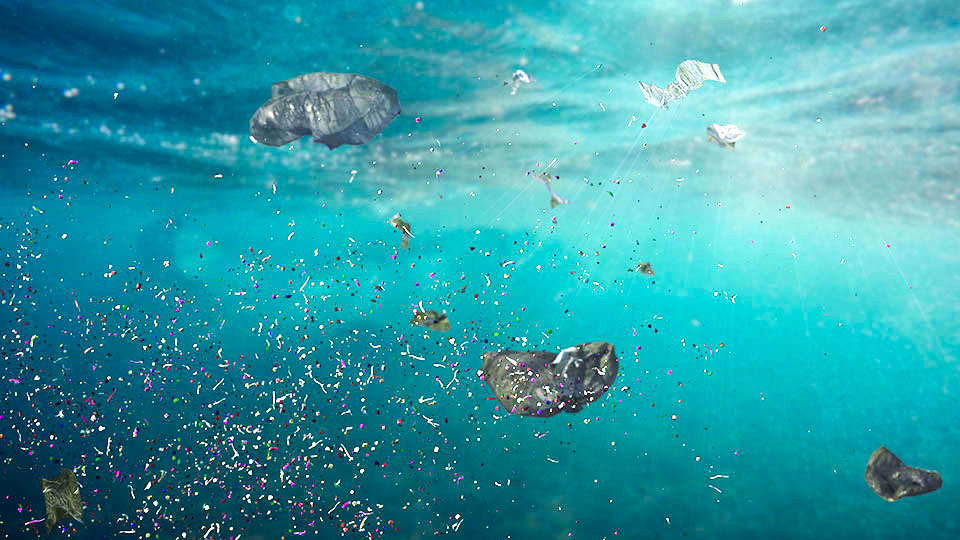
#> input picture img/1.jpg, 960 x 540 px
$ python -i webapp.py   (imports and definitions only)
#> lines starting #> are read from the running program, lines starting #| are printed output that depends on the picture; after the words box and inside, x2 and y2 are one past the last pixel; in counts of white or black regions, pixels touching at a corner belong together
from flask import Flask, render_template, request
import cv2
import os
import numpy as np

# [1 line not run here, left out]

UPLOAD_FOLDER = "static/uploads"
RESULT_FOLDER = "static/results"

# [1 line that did not run here, left out]
# [1 line that did not run here, left out]


def detect_microplastics(image_path, output_path):
#> called with image_path = 'img/1.jpg', output_path = 'out.png'
    image = cv2.imread(image_path)
#> image is the input picture: shape (540, 960, 3); mean B, G, R 166.7, 155.1, 47.2
    original = image.copy()

    gray = cv2.cvtColor(image, cv2.COLOR_BGR2GRAY)
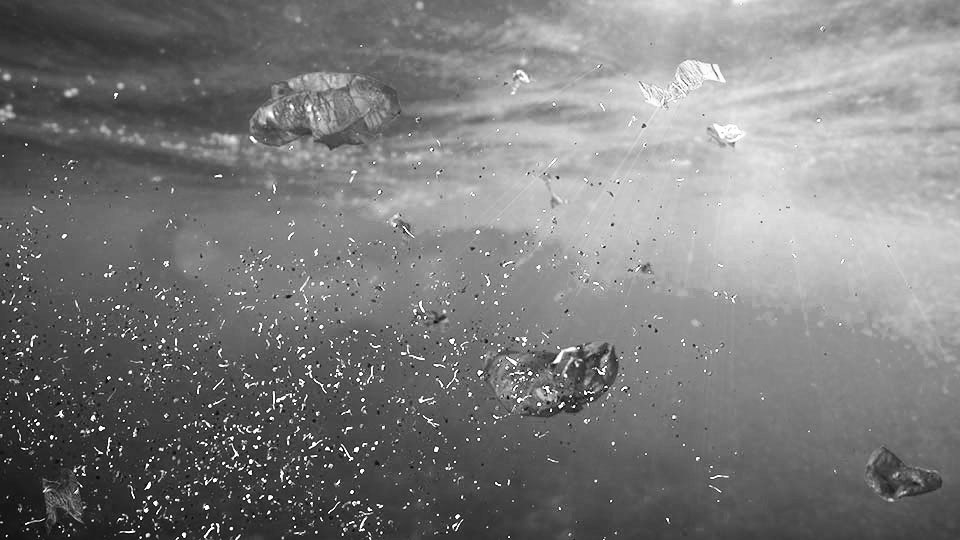
#> gray: shape (540, 960); min 1, max 255, mean 124.1
    blur = cv2.GaussianBlur(gray, (5, 5), 0)

    thresh = cv2.adaptiveThreshold(
        blur, 255,
        cv2.ADAPTIVE_THRESH_GAUSSIAN_C,
        cv2.THRESH_BINARY_INV,
        11, 2
    )
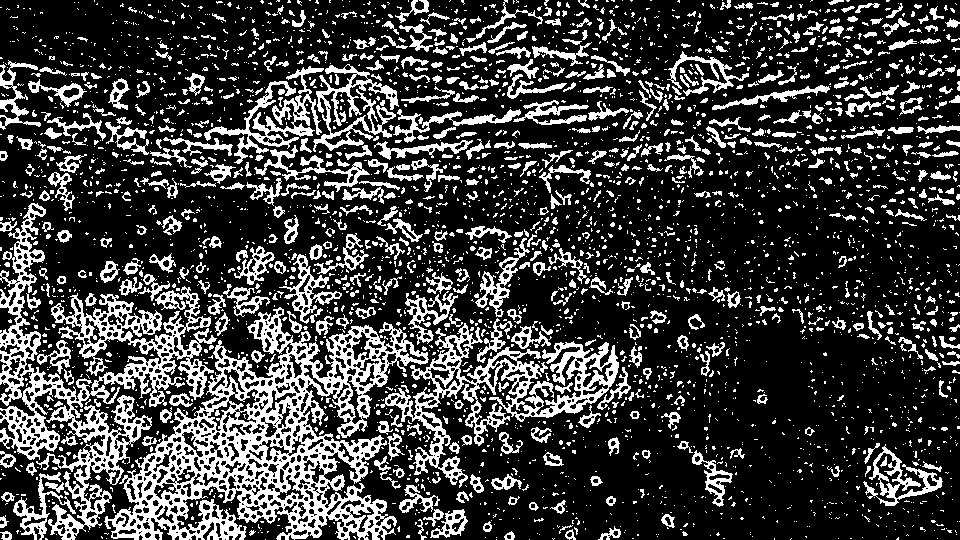
#> thresh: shape (540, 960); 24.3% white; 3537 white regions (2858 under 20 px), largest, box (x1, y1, x2, y2) and area: (104, 307, 429, 540) 24769, (0, 203, 217, 540) 16042, (380, 323, 619, 488) 8274

    edges = cv2.Canny(thresh, 50, 150)
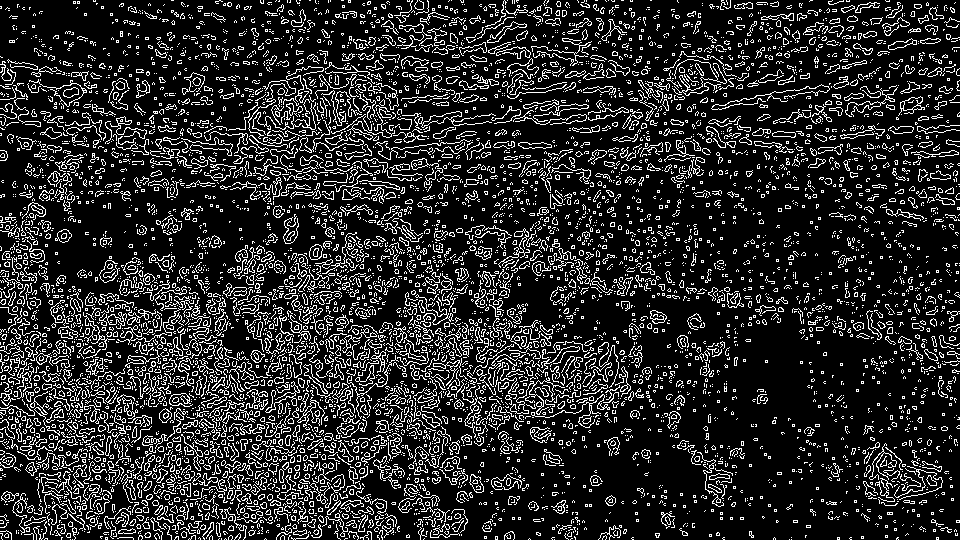
#> edges: shape (540, 960); 16.4% white in thin lines or dots

    contours, _ = cv2.findContours(edges, cv2.RETR_EXTERNAL, cv2.CHAIN_APPROX_SIMPLE)
#> contours = 6801 contours, 6407 with area under 20; largest, box (x1, y1, x2, y2) and area: (402, 111, 496, 130) 229, (898, 96, 925, 116) 216, (469, 474, 484, 493) 160, (309, 244, 323, 260) 155, (650, 310, 667, 324) 148

    count = 0

    for contour in contours:
        area = cv2.contourArea(contour)
        if area > 80:
            count += 1
            x, y, w, h = cv2.boundingRect(contour)
            cv2.rectangle(original, (x, y), (x+w, y+h), (0, 255, 0), 2)
#> this loop made 6801 passes
#> (area, x, y, w, h) on passes 730, 749, 890, 1177, 1396, 1520, 1594, 2198, 2270, 2343, 2377, 2459: (159.5, 469, 474, 15, 19), (87, 190, 473, 37, 27), (80.5, 25, 462, 14, 14), (98, 338, 440, 16, 22), (109.5, 229, 423, 36, 12), (81.5, 422, 414, 18, 14), (116.5, 159, 408, 13, 15), (140.5, 303, 364, 25, 30), (90, 433, 358, 35, 28), (85, 36, 353, 17, 13), (109, 250, 350, 15, 13), (120, 399, 343, 27, 18)
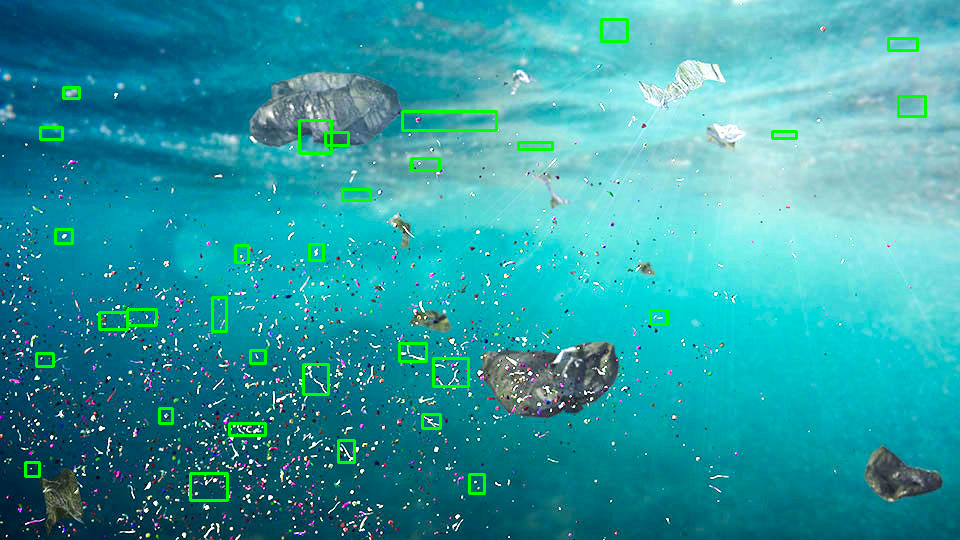
#> original: shape (540, 960, 3); 1.49% of pixels changed, all inside (x1, y1, x2, y2) = (24, 18, 927, 502)
#> after the loop, count = 31

    cv2.imwrite(output_path, original)

    return count


# [19 lines that did not run here, left out]


# [2 lines not run here, left out]

>>> result = detect_microplastics('img/1.jpg', 'out.png')
#> result = 31

$ run again, on img/2.jpg
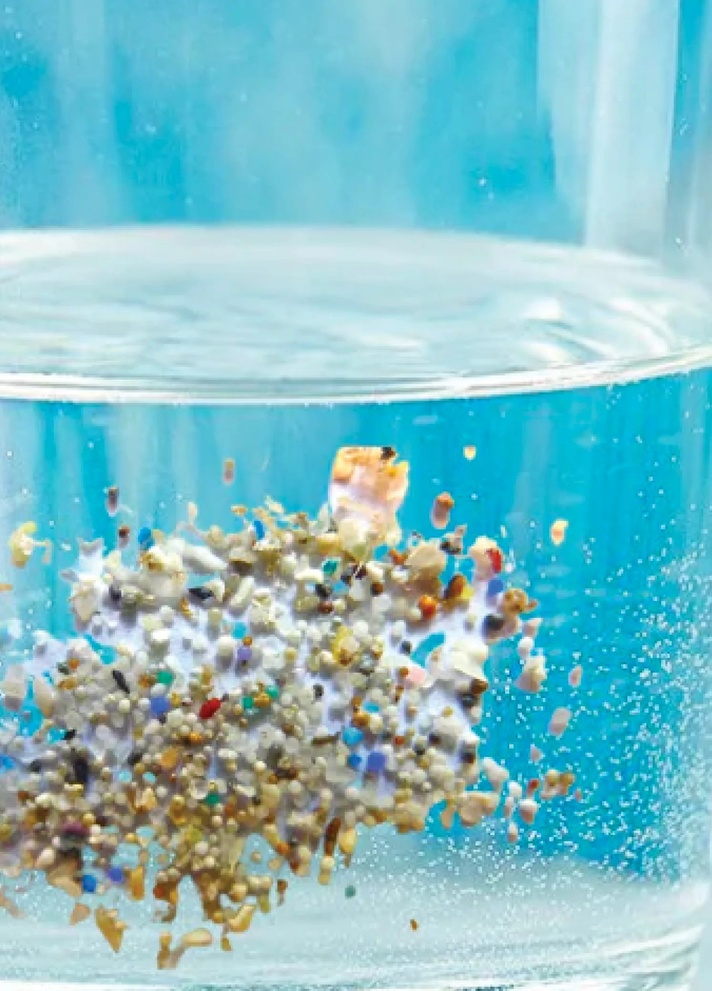
#> input picture img/2.jpg, 712 x 991 px, shrunk from 1496 x 2083 before the run
#> in detect_microplastics, image is the input picture: shape (991, 712, 3); mean B, G, R 199.7, 191.9, 130.1
#> in detect_microplastics, `thresh = cv2.adaptiveThreshold( blur, 255, cv2.ADAPTIVE_THRESH_GAUSSIA..`:
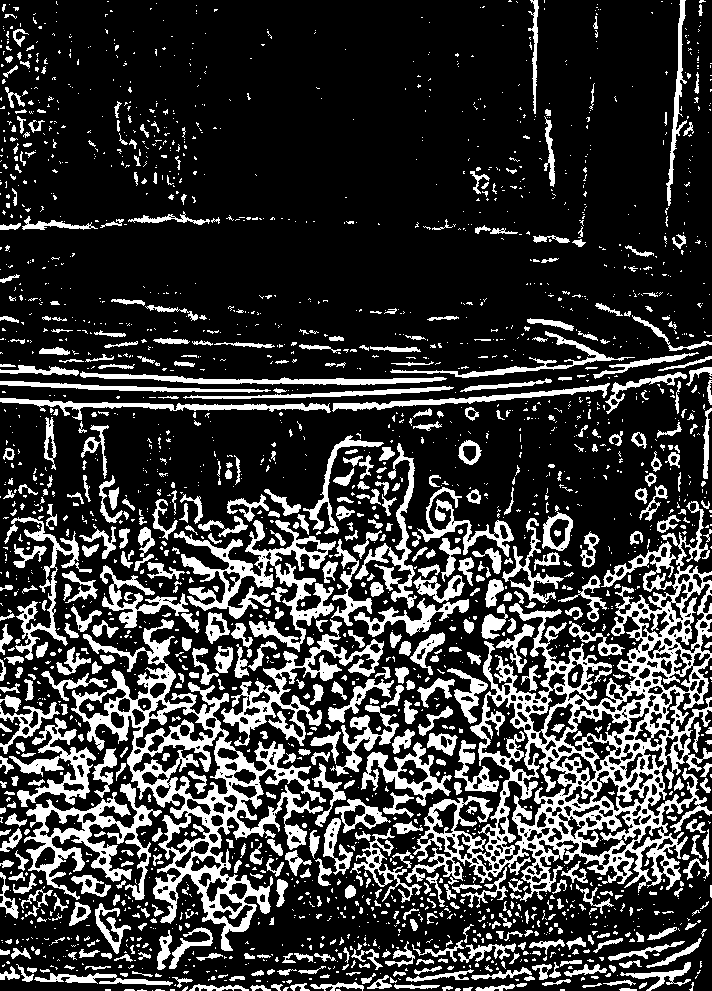
#> thresh: shape (991, 712); 22.5% white; 2398 white regions (1761 under 20 px), largest, box (x1, y1, x2, y2) and area: (405, 501, 712, 902) 30546, (71, 619, 326, 951) 16282, (174, 520, 336, 652) 5798
#> edges: shape (991, 712); 12.4% white in thin lines or dots
#> contours = 4376 contours, 3987 with area under 20; largest, box (x1, y1, x2, y2) and area: (332, 382, 610, 412) 1508, (545, 703, 575, 741) 606, (426, 732, 458, 756) 446, (277, 796, 323, 850) 410, (454, 739, 490, 791) 394
#> the loop in detect_microplastics, `for contour in contours:` made 4376 passes
#> (area, x, y, w, h) on passes 199, 362, 746, 810, 862, 903, 971, 1124: (100, 384, 959, 29, 8), (115, 593, 937, 30, 16), (208, 219, 893, 23, 19), (115.5, 344, 884, 12, 15), (196.5, 276, 878, 12, 29), (109.5, 198, 872, 29, 30), (87.5, 616, 860, 13, 16), (89.5, 445, 835, 12, 18)
#> after the loop in detect_microplastics, `for contour in contours:`:
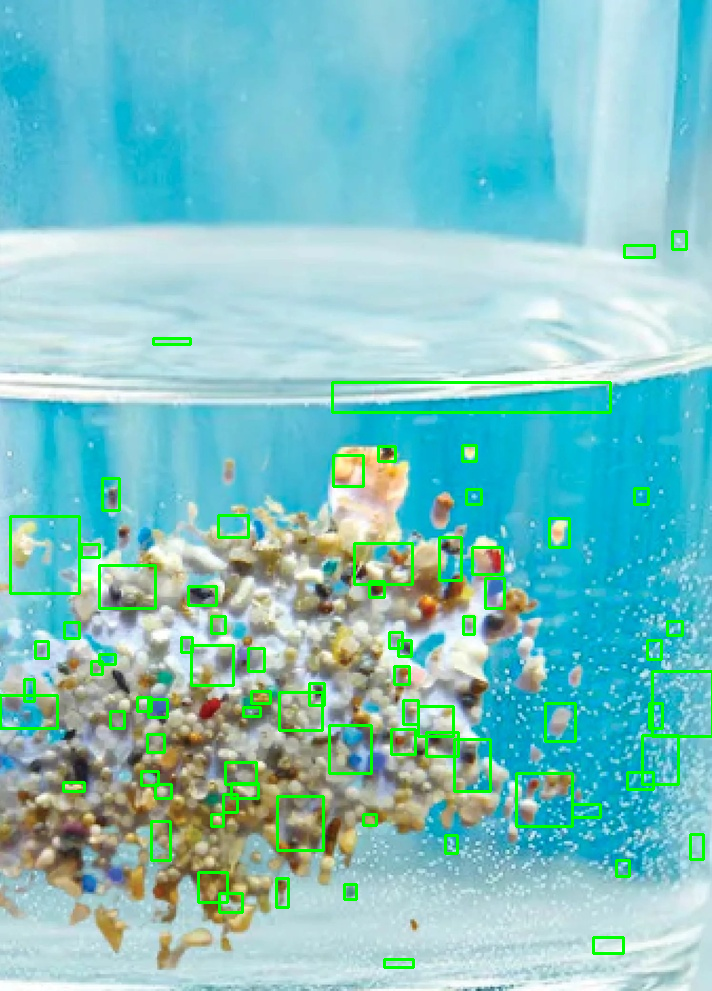
#> original: shape (991, 712, 3); 3.22% of pixels changed, all inside (x1, y1, x2, y2) = (0, 230, 712, 969)
#> after the loop in detect_microplastics, `for contour in contours:`: count = 77

$ run again, on img/3.jpg
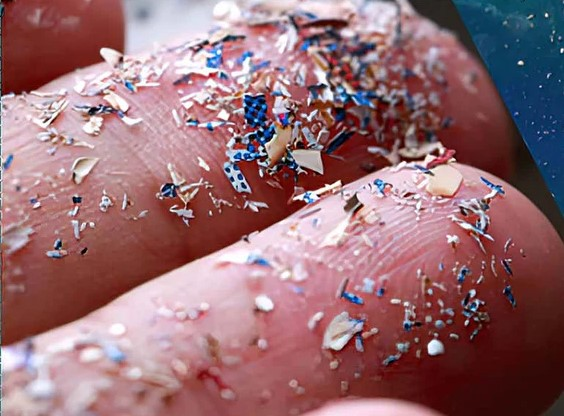
#> input picture img/3.jpg, 564 x 416 px
#> in detect_microplastics, image is the input picture: shape (416, 564, 3); mean B, G, R 115.1, 108.7, 149.6
#> in detect_microplastics, `thresh = cv2.adaptiveThreshold( blur, 255, cv2.ADAPTIVE_THRESH_GAUSSIA..`:
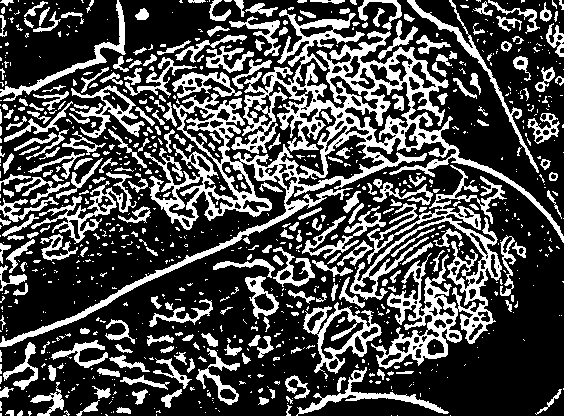
#> thresh: shape (416, 564); 29.4% white; 896 white regions (623 under 20 px), largest, box (x1, y1, x2, y2) and area: (0, 9, 564, 347) 20953, (350, 165, 507, 369) 8197, (303, 302, 382, 374) 1618
#> edges: shape (416, 564); 16.9% white in thin lines or dots
#> contours = 1859 contours, 1687 with area under 20; largest, box (x1, y1, x2, y2) and area: (336, 137, 427, 190) 302, (105, 319, 135, 344) 234, (3, 342, 38, 390) 204, (426, 338, 444, 355) 198, (351, 67, 375, 89) 191
#> the loop in detect_microplastics, `for contour in contours:` made 1859 passes
#> (area, x, y, w, h) on passes 74, 154, 164, 207, 243, 246, 250, 262: (121, 131, 389, 17, 16), (114, 97, 367, 23, 10), (89, 48, 364, 8, 17), (99, 381, 352, 20, 13), (203.5, 3, 342, 35, 48), (108.5, 395, 340, 15, 13), (198.5, 426, 338, 18, 17), (89.5, 354, 336, 10, 16)
#> after the loop in detect_microplastics, `for contour in contours:`:
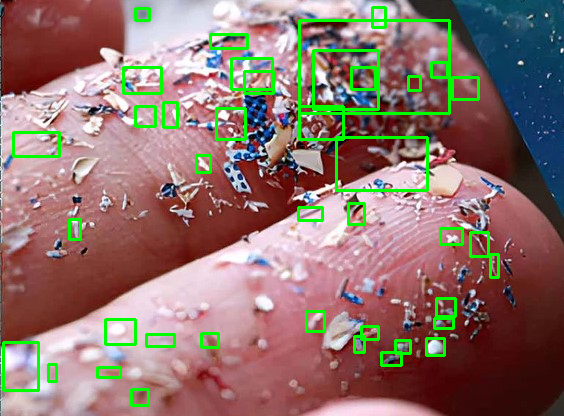
#> original: shape (416, 564, 3); 5.07% of pixels changed, all inside (x1, y1, x2, y2) = (2, 6, 500, 407)
#> after the loop in detect_microplastics, `for contour in contours:`: count = 40
